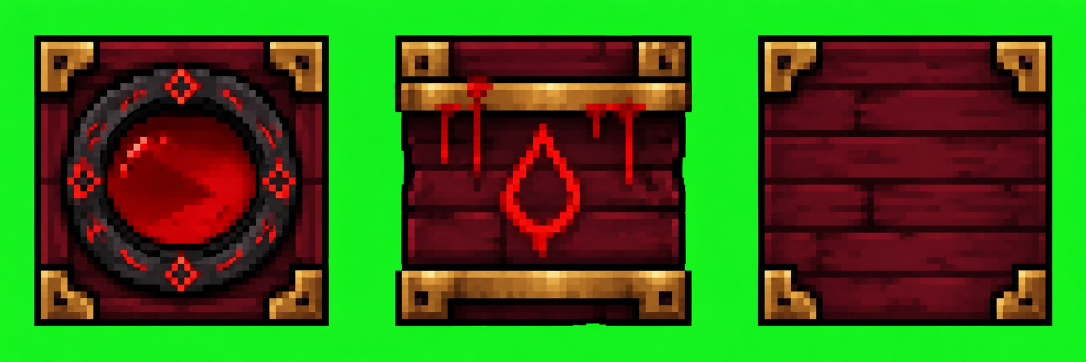
#> input picture tools/concepts/altar_block.png, 2172 x 724 px (shown at 1/2 size)
$ python armor_chaos.py concepts/altar_block.png concepts/altar_gui_bg.png concepts/altar_gui_bg.png
#> lines starting #> are read from the running program, lines starting #| are printed output that depends on the picture; after the words box and inside, x2 and y2 are one past the last pixel; in counts of white or black regions, pixels touching at a corner belong together
"""Builds the Chaos Assassin armor (same method as armor.py, see docs/ARMOR.md): paints every face of every box of the model from the
four concept views, and writes the matching Java model class."""
import sys
import numpy as np
from PIL import Image
from scipy import ndimage as ndi

SRC, OUT_TEX, OUT_JAVA = sys.argv[1], sys.argv[2], sys.argv[3]
K = 4                      # texels per model unit
SHEET = 64                 # logical texture size
FRAMES = 32                # frames of the glow animation; the game shows one every 2 ticks, a 3.2 s loop
im = np.array(Image.open(SRC).convert("RGB")).astype(np.float64)
H, W, _ = im.shape
# green background (the armor glows violet, so magenta would not do), and its fringe on the outline
BG = (im[..., 1] - im[..., 0] > 40) & (im[..., 1] - im[..., 2] > 40)
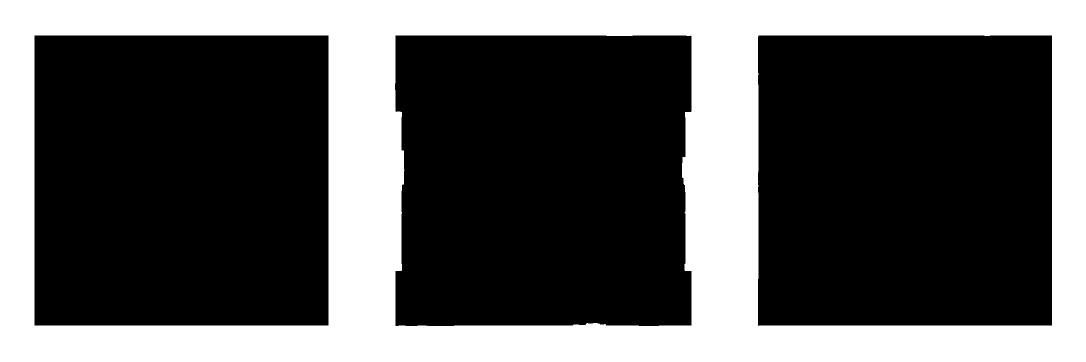
#> BG: shape (724, 2172) bool (shown at 1/2 size); 35.4% white; 1 white region, box (x1, y1, x2, y2) and area: (0, 0, 2172, 724) 555984

# Source rectangles (x0, y0, x1, y1) in the concept image for each face of each box.
# N = front, S = back, W = the character's right side, E = the character's left side.
# The hood is taller than a head, so the head takes only the face opening and the hood is built from plates.
FACE = dict(N=(185, 130, 372, 275), S=(645, 15, 880, 275), W=(1068, 22, 1258, 245), E=(1508, 22, 1700, 245))
HOOD = dict(N=(150, 15, 405, 275), S=(645, 15, 880, 300), W=(1068, 22, 1258, 245), E=(1508, 22, 1700, 245))
BROW = dict(N=(150, 55, 405, 135), S=(645, 15, 880, 100), W=(1068, 22, 1258, 100), E=(1508, 22, 1700, 100))
RUNE = dict(N=(232, 48, 326, 130), S=(232, 48, 326, 130), W=(232, 48, 326, 130), E=(232, 48, 326, 130))
BODY = dict(N=(183, 285, 393, 520), S=(668, 285, 850, 520), W=(1110, 290, 1265, 545), E=(1500, 290, 1665, 545))
RARM = dict(N=(78, 290, 180, 560), S=(858, 290, 950, 560), W=(1110, 290, 1265, 545), E=(1500, 290, 1665, 545))
LARM = dict(N=(397, 290, 500, 560), S=(575, 290, 665, 560), W=(1110, 290, 1265, 545), E=(1500, 290, 1665, 545))
RLEG = dict(N=(160, 520, 283, 865), S=(760, 520, 875, 865), W=(1115, 520, 1265, 865), E=(1510, 520, 1665, 865))
LLEG = dict(N=(287, 520, 410, 865), S=(645, 520, 755, 865), W=(1115, 520, 1265, 865), E=(1510, 520, 1665, 865))
# shoulder plates as seen from the side: the lower chevron with its gem, and the upper chevron
PAD_LOW = dict(N=(55, 285, 185, 372), S=(855, 285, 975, 372), W=(1090, 262, 1285, 372), E=(1490, 262, 1690, 372))
PAD_UP = dict(N=(75, 228, 185, 285), S=(855, 228, 960, 285), W=(1110, 205, 1265, 262), E=(1505, 205, 1665, 262))
BLADE = dict(N=(40, 180, 120, 310), S=(40, 180, 120, 310), W=(40, 180, 120, 310), E=(40, 180, 120, 310))
FIN_OUTER = dict(N=(140, 748, 172, 826), S=(872, 748, 906, 830), W=(140, 748, 172, 826), E=(140, 748, 172, 826))
FIN_HEEL = dict(N=(1090, 742, 1128, 815), S=(1090, 742, 1128, 815), W=(1090, 742, 1128, 815), E=(1672, 742, 1712, 815))
TABARD = dict(N=(220, 520, 345, 690), S=(695, 520, 800, 690), W=(220, 520, 345, 690), E=(220, 520, 345, 690))

def box(part, src, xyz, size, uv, inflate=0.0, rows=(0.0, 1.0), top=True, bottom=True, solid=True, lift=False):
    """lift = the rows above the painted part repeat its first row (the shoulder under the pauldron)."""
    """solid = holes left by the concept's background are filled in, so the body never shows through."""
    return dict(part=part, src=src, xyz=xyz, size=size, uv=uv, inflate=inflate, rows=rows, top=top, bottom=bottom, solid=solid, bone=False, skull=None, relief=None, shade=1.0, ragged=False, lift=lift, colour=None, fx=None)

def part_of(src, ref_xyz, ref_size, xyz, size):
    """The pictures for a small box that is a piece of a bigger reference box (a step of a horn)."""
#> called with ref_xyz = (-5.3, -9, -6), ref_size = (1, 8, 11), xyz = (-5.3, -9, -6), size = (1, 8, 11)
    (rx, ry, rz), (rw, rh, rd) = ref_xyz, ref_size
    (x, y, z), (w, h, d) = xyz, size
    clamp = lambda t: min(max(t, 0.0), 1.0)
    v0, v1 = clamp((y - ry) / rh), clamp((y + h - ry) / rh)
    spans = {
        "N": (clamp((x - rx) / rw), clamp((x + w - rx) / rw)),
        "S": (clamp((rx + rw - x - w) / rw), clamp((rx + rw - x) / rw)),
        "W": (clamp((rz + rd - z - d) / rd), clamp((rz + rd - z) / rd)),
        "E": (clamp((z - rz) / rd), clamp((z + d - rz) / rd)),
    }
    out = {}
    for face, (a, b) in spans.items():
        x0, y0, x1, y1 = src[face]
        if b - a < 0.05:
            a, b = max(a - 0.2, 0.0), min(b + 0.2, 1.0)
        out[face] = (x0 + a * (x1 - x0), y0 + v0 * (y1 - y0), x0 + b * (x1 - x0), y0 + max(v1, v0 + 0.05) * (y1 - y0))
    return out

def relief(part, src, ref_xyz, ref_size, xyz, size, face="N", ragged=False):
    """A raised plate: one face shows its share of the concept picture, the thin sides continue its edges.
    ragged = keep the concept's own outline (see-through where it had background) instead of a full rectangle."""
    b = box(part, part_of(src, ref_xyz, ref_size, xyz, size), xyz, size, None)
    b["relief"] = face
    b["ragged"] = ragged
    return b

STEEL = (178, 178, 196)
CLOTH = (44, 40, 54)

def tone_box(part, xyz, size, colour, shade=1.0, inflate=0.0):
    """A box of one plain material: blades are steel, the top of the hood is cloth."""
    b = box(part, None, xyz, size, None, inflate); b["bone"] = True; b["shade"] = shade; b["colour"] = colour
    return b

def mirror(b):
    """The same box on the other arm or leg. Right and left boxes are mirror images about x = 0."""
    m = dict(b)
    x, y, z = b["xyz"]
    m["xyz"] = (-(x + b["size"][0]), y, z)
    m["part"] = b["part"].replace("right", "left")
    if b["relief"] in ("W", "E"):
        m["relief"] = "E" if b["relief"] == "W" else "W"
    return m

HEAD_BOX, ARM_R, ARM_L, LEG = ((-4, -8, -4), (8, 8, 8)), ((-3, -2, -2), (4, 12, 4)), ((-1, -2, -2), (4, 12, 4)), ((-2, 0, -2), (4, 12, 4))
BODY_BOX = ((-4, 0, -2), (8, 12, 4))

def flip(rects, front_centre=285, back_centre=760):
    """The same rectangles for the other side of the body: mirrored in the front and back views, side views swapped."""
    (a, b, c, d), (e, f, g, h) = rects["N"], rects["S"]
    return dict(N=(2 * front_centre - c, b, 2 * front_centre - a, d), S=(2 * back_centre - g, f, 2 * back_centre - e, h), W=rects["E"], E=rects["W"])

def stepped(part, rects, xyz, depth, side, unit=26.67):
    """A solid shape that follows a drawing's outline: one box for every unit of height, as wide as
    the drawing is on that row, carrying its slice of the picture on the front and back.
    Built for the right side; for the left the mirrored picture is used and mirror() moves the box."""
#> called with part = 'right_arm', xyz = (-6.5, -6.2, -0.5), depth = 1, side = -1, unit = 26.67
    x0, y0, x1, y1 = rects["N"]
    out = []
    for row in range(int(round((y1 - y0) / unit))):
        ya, yb = int(y0 + row * unit), int(y0 + (row + 1) * unit)
        # the drawing's black outline is not part of the shape: it would only make the blade fatter
        # nor are the dark shadows drawn beside the blade: only the steel itself counts
        metal = ~BG[ya:yb, x0:x1] & (im[ya:yb, x0:x1].mean(-1) > 95)
        cols = np.where(metal.sum(0) > (yb - ya) * 0.25)[0]
        if len(cols) == 0:
            continue
        pa, pb = x0 + cols[0], x0 + cols[-1] + 1
        width = max(1, int(round((pb - pa) / unit)))
        centre = xyz[0] + ((pa + pb) / 2 - x0) / unit
        rect = dict(N=(pa, ya, pb, yb))
        if side > 0:
            rect = flip(dict(rect, S=rect["N"], W=rect["N"], E=rect["N"]))
        rect = {k: rect["N"] for k in "NSWE"}
        b = box(part, rect, (round(centre - width / 2, 2), xyz[1] + row, xyz[2]), (width, 1, depth), None)
        b["relief"] = "N"
        out.append(b)
#> this loop made 5 passes
#> pass 1, in stepped, `metal = ~BG[ya:yb, x0:x1] & (im[ya:yb, x0:x1].mean(-1) > 95)`:
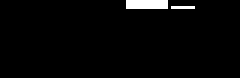
#> metal: shape (26, 80) bool (shown 3 times larger); 2.4% white; 2 white regions (1 under 20 px), largest, box (x1, y1, x2, y2) and area: (42, 0, 56, 3) 42
#> after the loop, out = []
    return out

def pauldron(side):
    """A shoulder: two stacked plates painted from all four views, a blade curving up and a spike below it."""
    low, up = (PAD_LOW, PAD_UP) if side < 0 else (flip(PAD_LOW), flip(PAD_UP))
    boxes = [
        box("right_arm", low, (-4.6, -2.9, -3), (6, 3, 6), None),
        # no second plate on top: its edge showed as a ledge beside the blade
        # the curved blade: one solid spike, built row by row along the outline of the drawing
        *stepped("right_arm", BLADE, (-6.5, -6.2, -0.5), 1, side),
    ]
    return boxes if side < 0 else [mirror(b) for b in boxes]

def boot_blades(side):
    """A boot's two fins, cut out of the concept like the shoulder blades: one on the outer side, one on the heel."""
    outer = FIN_OUTER if side < 0 else flip(FIN_OUTER)
    boxes = [
        relief("right_leg", outer, (-3.9, 7.9, 0.2), (1, 3, 1), (-3.9, 7.9, 0.2), (1, 3, 1), "N", ragged=True),
        relief("right_leg", FIN_HEEL, (-0.5, 7.7, 2.9), (1, 3, 1), (-0.5, 7.7, 2.9), (1, 3, 1), "W", ragged=True),
    ]
    return boxes if side < 0 else [mirror(b) for b in boxes]

# rows = the part of the box height (0 = top, 1 = bottom) that is painted; the rest stays see-through.
SLOTS = {
    "head": [
        # the face sits deep inside: the hood's plates reach 1.5 further forward than the mask
        # 0.55, not 0.5: the hat layer of the skin is exactly 0.5 out and would flicker through
        dict(box("head", FACE, (-4, -8, -4), (8, 8, 8), (0, 0), 0.55), fx="eyes"),
        relief("head", HOOD, (-5.3, -9, -6), (1, 8, 11), (-5.3, -9, -6), (1, 8, 11), "W"),
        relief("head", HOOD, (4.3, -9, -6), (1, 8, 11), (4.3, -9, -6), (1, 8, 11), "E"),
        relief("head", HOOD, (-4.5, -8.8, 4.6), (9, 10, 1), (-4.5, -8.8, 4.6), (9, 10, 1), "S"),
        relief("head", BROW, (-4.5, -9.3, -6.2), (9, 3, 1), (-4.5, -9.3, -6.2), (9, 3, 1), "N"),
        relief("head", RUNE, (-1.5, -9.9, -6.6), (3, 3, 1), (-1.5, -9.9, -6.6), (3, 3, 1), "N"),
        # the top of the hood, stepped up into a peak
        tone_box("head", (-4.55, -9.6, -5.9), (9, 1, 11), CLOTH, 1.0),
        tone_box("head", (-3.5, -10.5, -5.5), (7, 1, 10), CLOTH, 1.12),
        tone_box("head", (-2, -11.3, -5.1), (4, 1, 8), CLOTH, 1.25),
    ],
    "chest": [
        box("body", BODY, (-4, 0, -2), (8, 12, 4), (0, 0), 0.8),
        box("right_arm", RARM, (-3, -2, -2), (4, 12, 4), (24, 0), 0.6, rows=(0.3, 1.0), lift=True),
        box("left_arm", LARM, (-1, -2, -2), (4, 12, 4), (40, 0), 0.6, rows=(0.3, 1.0), lift=True),
        *pauldron(-1), *pauldron(1),
        # the vortex emblem stands out from the chest; thick bracers with runes on the forearms
        dict(relief("body", BODY, *BODY_BOX, (-2, 0.6, -3.5), (4, 4, 1)), fx="vortex"),
        box("right_arm", part_of(RARM, *ARM_R, (-3, 4, -2), (4, 4, 4)), (-3, 4, -2), (4, 4, 4), None, 1.0),
        box("left_arm", part_of(LARM, *ARM_L, (-1, 4, -2), (4, 4, 4)), (-1, 4, -2), (4, 4, 4), None, 1.0),
    ],
    "legs": [
        box("body", BODY, (-4, 0, -2), (8, 12, 4), (0, 0), 0.5, rows=(0.72, 1.0), top=False, bottom=False),
        box("right_leg", RLEG, (-2, 0, -2), (4, 12, 4), (24, 0), 0.5, rows=(0.0, 0.9), top=False, bottom=False),
        box("left_leg", LLEG, (-2, 0, -2), (4, 12, 4), (40, 0), 0.5, rows=(0.0, 0.9), top=False, bottom=False),
        # the torn cloth hangs from the belt in two halves, one on each leg, so it moves with them
        relief("right_leg", TABARD, (-0.1, 0, -3), (4, 6, 1), (-0.1, 0, -3.1), (2, 6, 1), "N", ragged=True),
        relief("left_leg", TABARD, (-3.9, 0, -3), (4, 6, 1), (-1.9, 0, -3.1), (2, 6, 1), "N", ragged=True),
        relief("right_leg", TABARD, (-0.1, 0, 2), (4, 6, 1), (-0.1, 0, 2.1), (2, 6, 1), "S", ragged=True),
        relief("left_leg", TABARD, (-3.9, 0, 2), (4, 6, 1), (-1.9, 0, 2.1), (2, 6, 1), "S", ragged=True),
        # knee guards with runes, and the gem of the belt
        relief("right_leg", RLEG, *LEG, (-1.5, 4.6, -3.3), (3, 4, 1)),
        relief("left_leg", LLEG, *LEG, (-1.5, 4.6, -3.3), (3, 4, 1)),
        relief("body", BODY, *BODY_BOX, (-1, 8.8, -3.6), (2, 3, 1)),
    ],
    "feet": [
        box("right_leg", RLEG, (-2, 0, -2), (4, 12, 4), (0, 0), 1.0, rows=(0.68, 1.0), top=False),
        box("left_leg", LLEG, (-2, 0, -2), (4, 12, 4), (16, 0), 1.0, rows=(0.68, 1.0), top=False),
        relief("right_leg", RLEG, *LEG, (-2, 10.4, -3.9), (4, 2, 1)),
        relief("left_leg", LLEG, *LEG, (-2, 10.4, -3.9), (4, 2, 1)),
        *boot_blades(-1), *boot_blades(1),
    ],
}
#> (the rest of the program and of its run is left out)
